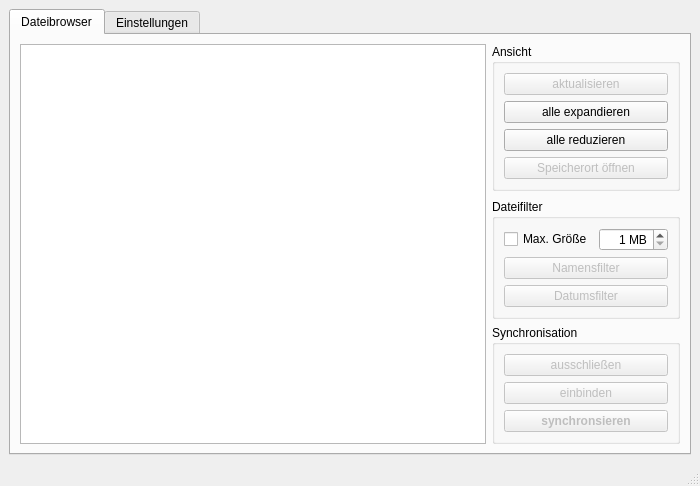
<?xml version="1.0" encoding="UTF-8"?>
<ui version="4.0">
 <class>Hauptfenster</class>
 <widget class="QMainWindow" name="Hauptfenster">
  <property name="geometry">
   <rect>
    <x>0</x>
    <y>0</y>
    <width>698</width>
    <height>480</height>
   </rect>
  </property>
  <property name="maximumSize">
   <size>
    <width>900</width>
    <height>16777215</height>
   </size>
  </property>
  <property name="windowTitle">
   <string>Sync-my-L²P</string>
  </property>
  <property name="windowIcon">
   <iconset resource="Icons.qrc">
    <normaloff>:/icons/magnifier.png</normaloff>:/icons/magnifier.png</iconset>
  </property>
  <widget class="QWidget" name="centralwidget">
   <layout class="QVBoxLayout" name="verticalLayout_2">
    <item>
     <widget class="QTabWidget" name="tabWidget">
      <property name="sizePolicy">
       <sizepolicy hsizetype="Expanding" vsizetype="Expanding">
        <horstretch>0</horstretch>
        <verstretch>0</verstretch>
       </sizepolicy>
      </property>
      <property name="currentIndex">
       <number>0</number>
      </property>
      <widget class="QWidget" name="Dateibrowser">
       <attribute name="icon">
        <iconset resource="Icons.qrc">
         <normaloff>:/icons/cupboard.png</normaloff>:/icons/cupboard.png</iconset>
       </attribute>
       <attribute name="title">
        <string>Dateibrowser</string>
       </attribute>
       <layout class="QHBoxLayout" name="horizontalLayout_3">
        <item>
         <widget class="QTreeView" name="treeView">
          <property name="sizePolicy">
           <sizepolicy hsizetype="MinimumExpanding" vsizetype="Expanding">
            <horstretch>0</horstretch>
            <verstretch>0</verstretch>
           </sizepolicy>
          </property>
          <property name="mouseTracking">
           <bool>true</bool>
          </property>
          <property name="contextMenuPolicy">
           <enum>Qt::CustomContextMenu</enum>
          </property>
          <property name="editTriggers">
           <set>QAbstractItemView::NoEditTriggers</set>
          </property>
          <property name="tabKeyNavigation">
           <bool>true</bool>
          </property>
          <property name="showDropIndicator" stdset="0">
           <bool>false</bool>
          </property>
          <property name="alternatingRowColors">
           <bool>true</bool>
          </property>
          <property name="selectionMode">
           <enum>QAbstractItemView::ExtendedSelection</enum>
          </property>
          <property name="uniformRowHeights">
           <bool>true</bool>
          </property>
          <property name="animated">
           <bool>true</bool>
          </property>
          <property name="wordWrap">
           <bool>true</bool>
          </property>
          <attribute name="headerVisible">
           <bool>false</bool>
          </attribute>
         </widget>
        </item>
        <item>
         <layout class="QVBoxLayout" name="verticalLayout_3">
          <item>
           <widget class="QGroupBox" name="AnsichtBox">
            <property name="sizePolicy">
             <sizepolicy hsizetype="Preferred" vsizetype="Maximum">
              <horstretch>0</horstretch>
              <verstretch>0</verstretch>
             </sizepolicy>
            </property>
            <property name="minimumSize">
             <size>
              <width>150</width>
              <height>0</height>
             </size>
            </property>
            <property name="title">
             <string>Ansicht</string>
            </property>
            <layout class="QVBoxLayout" name="verticalLayout_4">
             <item>
              <widget class="QPushButton" name="Aktualisieren">
               <property name="enabled">
                <bool>false</bool>
               </property>
               <property name="statusTip">
                <string>Aktualiseren aller Veranstaltungen und Dateien</string>
               </property>
               <property name="text">
                <string>aktualisieren</string>
               </property>
               <property name="icon">
                <iconset resource="Icons.qrc">
                 <normaloff>:/icons/refresh.png</normaloff>:/icons/refresh.png</iconset>
               </property>
              </widget>
             </item>
             <item>
              <widget class="QPushButton" name="expandButton">
               <property name="statusTip">
                <string>Expandieren aller Veranstaltungen und Ordner</string>
               </property>
               <property name="text">
                <string>alle expandieren</string>
               </property>
              </widget>
             </item>
             <item>
              <widget class="QPushButton" name="collapseButton">
               <property name="statusTip">
                <string>Rduzieren aller Veranstaltungen und Ordner</string>
               </property>
               <property name="text">
                <string>alle reduzieren</string>
               </property>
              </widget>
             </item>
             <item>
              <widget class="QPushButton" name="directoryOpen">
               <property name="enabled">
                <bool>false</bool>
               </property>
               <property name="sizePolicy">
                <sizepolicy hsizetype="Minimum" vsizetype="Fixed">
                 <horstretch>0</horstretch>
                 <verstretch>0</verstretch>
                </sizepolicy>
               </property>
               <property name="statusTip">
                <string>Öffnen des ausgewählten Downloadverzeichnisses</string>
               </property>
               <property name="text">
                <string>Speicherort öffnen</string>
               </property>
               <property name="icon">
                <iconset resource="Icons.qrc">
                 <normaloff>:/icons/drive</normaloff>:/icons/drive</iconset>
               </property>
              </widget>
             </item>
            </layout>
           </widget>
          </item>
          <item>
           <spacer name="verticalSpacer_2">
            <property name="orientation">
             <enum>Qt::Vertical</enum>
            </property>
            <property name="sizeType">
             <enum>QSizePolicy::Expanding</enum>
            </property>
            <property name="sizeHint" stdset="0">
             <size>
              <width>20</width>
              <height>20</height>
             </size>
            </property>
           </spacer>
          </item>
          <item>
           <widget class="QGroupBox" name="FilterBox">
            <property name="sizePolicy">
             <sizepolicy hsizetype="Preferred" vsizetype="Maximum">
              <horstretch>0</horstretch>
              <verstretch>0</verstretch>
             </sizepolicy>
            </property>
            <property name="title">
             <string>Dateifilter</string>
            </property>
            <layout class="QGridLayout" name="gridLayout_3">
             <item row="0" column="0">
              <widget class="QCheckBox" name="maxSizeCheckBox">
               <property name="statusTip">
                <string>Auswahl einer maximalen Dateigröße für runterzuladene Dateien</string>
               </property>
               <property name="text">
                <string>Max. Größe</string>
               </property>
              </widget>
             </item>
             <item row="1" column="0" colspan="2">
              <widget class="QPushButton" name="nameFilterButton">
               <property name="enabled">
                <bool>false</bool>
               </property>
               <property name="text">
                <string>Namensfilter</string>
               </property>
              </widget>
             </item>
             <item row="2" column="0" colspan="2">
              <widget class="QPushButton" name="dateFilterButton">
               <property name="enabled">
                <bool>false</bool>
               </property>
               <property name="text">
                <string>Datumsfilter</string>
               </property>
              </widget>
             </item>
             <item row="0" column="1">
              <widget class="QSpinBox" name="maxSizeBox">
               <property name="sizePolicy">
                <sizepolicy hsizetype="Maximum" vsizetype="Fixed">
                 <horstretch>0</horstretch>
                 <verstretch>0</verstretch>
                </sizepolicy>
               </property>
               <property name="alignment">
                <set>Qt::AlignRight|Qt::AlignTrailing|Qt::AlignVCenter</set>
               </property>
               <property name="accelerated">
                <bool>true</bool>
               </property>
               <property name="suffix">
                <string> MB</string>
               </property>
               <property name="minimum">
                <number>1</number>
               </property>
               <property name="maximum">
                <number>999</number>
               </property>
              </widget>
             </item>
            </layout>
           </widget>
          </item>
          <item>
           <widget class="QGroupBox" name="SynchronisierungBox">
            <property name="sizePolicy">
             <sizepolicy hsizetype="Preferred" vsizetype="Maximum">
              <horstretch>0</horstretch>
              <verstretch>0</verstretch>
             </sizepolicy>
            </property>
            <property name="minimumSize">
             <size>
              <width>150</width>
              <height>0</height>
             </size>
            </property>
            <property name="title">
             <string>Synchronisation</string>
            </property>
            <layout class="QVBoxLayout" name="verticalLayout_5">
             <item>
              <widget class="QPushButton" name="ausschliessen">
               <property name="enabled">
                <bool>false</bool>
               </property>
               <property name="statusTip">
                <string>Ausschließen aller ausgewählten Dateien aus der Synchronisation</string>
               </property>
               <property name="text">
                <string>ausschließen</string>
               </property>
               <property name="icon">
                <iconset resource="Icons.qrc">
                 <normaloff>:/icons/block.png</normaloff>:/icons/block.png</iconset>
               </property>
              </widget>
             </item>
             <item>
              <widget class="QPushButton" name="einbinden">
               <property name="enabled">
                <bool>false</bool>
               </property>
               <property name="statusTip">
                <string>Einbinden aller ausgewählten Dateien aus der Synchronisation</string>
               </property>
               <property name="text">
                <string>einbinden</string>
               </property>
               <property name="icon">
                <iconset resource="Icons.qrc">
                 <normaloff>:/icons/tick.png</normaloff>:/icons/tick.png</iconset>
               </property>
              </widget>
             </item>
             <item>
              <widget class="QPushButton" name="synchronisieren">
               <property name="enabled">
                <bool>false</bool>
               </property>
               <property name="font">
                <font>
                 <weight>75</weight>
                 <bold>true</bold>
                </font>
               </property>
               <property name="statusTip">
                <string>Starten der Synchronisation</string>
               </property>
               <property name="text">
                <string>synchronsieren</string>
               </property>
               <property name="icon">
                <iconset resource="Icons.qrc">
                 <normaloff>:/icons/download.png</normaloff>:/icons/download.png</iconset>
               </property>
              </widget>
             </item>
            </layout>
           </widget>
          </item>
         </layout>
        </item>
       </layout>
      </widget>
      <widget class="QWidget" name="Einstellungen">
       <property name="sizePolicy">
        <sizepolicy hsizetype="Preferred" vsizetype="Preferred">
         <horstretch>0</horstretch>
         <verstretch>0</verstretch>
        </sizepolicy>
       </property>
       <attribute name="icon">
        <iconset resource="Icons.qrc">
         <normaloff>:/icons/gear.png</normaloff>:/icons/gear.png</iconset>
       </attribute>
       <attribute name="title">
        <string>Einstellungen</string>
       </attribute>
       <layout class="QVBoxLayout" name="verticalLayout">
        <item>
         <widget class="QGroupBox" name="groupBox_2">
          <property name="sizePolicy">
           <sizepolicy hsizetype="Preferred" vsizetype="Maximum">
            <horstretch>0</horstretch>
            <verstretch>0</verstretch>
           </sizepolicy>
          </property>
          <property name="title">
           <string>Login</string>
          </property>
          <layout class="QGridLayout" name="gridLayout">
           <item row="0" column="0">
            <widget class="QLineEdit" name="BenutzernameFeld">
             <property name="minimumSize">
              <size>
               <width>315</width>
               <height>30</height>
              </size>
             </property>
             <property name="font">
              <font>
               <weight>75</weight>
               <bold>true</bold>
              </font>
             </property>
             <property name="alignment">
              <set>Qt::AlignCenter</set>
             </property>
             <property name="placeholderText">
              <string>Benutzername</string>
             </property>
            </widget>
           </item>
           <item row="0" column="1">
            <widget class="QLineEdit" name="PasswortFeld">
             <property name="minimumSize">
              <size>
               <width>315</width>
               <height>30</height>
              </size>
             </property>
             <property name="font">
              <font>
               <weight>75</weight>
               <bold>true</bold>
              </font>
             </property>
             <property name="echoMode">
              <enum>QLineEdit::Password</enum>
             </property>
             <property name="cursorPosition">
              <number>0</number>
             </property>
             <property name="alignment">
              <set>Qt::AlignCenter</set>
             </property>
             <property name="placeholderText">
              <string>Passwort</string>
             </property>
            </widget>
           </item>
           <item row="3" column="1">
            <layout class="QHBoxLayout" name="horizontalLayout">
             <item>
              <spacer name="horizontalSpacer">
               <property name="orientation">
                <enum>Qt::Horizontal</enum>
               </property>
               <property name="sizeHint" stdset="0">
                <size>
                 <width>0</width>
                 <height>0</height>
                </size>
               </property>
              </spacer>
             </item>
             <item>
              <widget class="QCheckBox" name="DatenSpeichern">
               <property name="enabled">
                <bool>false</bool>
               </property>
               <property name="sizePolicy">
                <sizepolicy hsizetype="Maximum" vsizetype="Fixed">
                 <horstretch>0</horstretch>
                 <verstretch>0</verstretch>
                </sizepolicy>
               </property>
               <property name="statusTip">
                <string>Speichern der Logindaten auf dem Computer</string>
               </property>
               <property name="text">
                <string>Logindaten speichern</string>
               </property>
              </widget>
             </item>
            </layout>
           </item>
           <item row="3" column="0">
            <widget class="QPushButton" name="Login">
             <property name="sizePolicy">
              <sizepolicy hsizetype="Maximum" vsizetype="Fixed">
               <horstretch>0</horstretch>
               <verstretch>0</verstretch>
              </sizepolicy>
             </property>
             <property name="font">
              <font>
               <weight>75</weight>
               <bold>true</bold>
              </font>
             </property>
             <property name="statusTip">
              <string>Start des Einlogvorgangs</string>
             </property>
             <property name="text">
              <string>Login</string>
             </property>
             <property name="icon">
              <iconset resource="Icons.qrc">
               <normaloff>:/icons/lock.png</normaloff>:/icons/lock.png</iconset>
             </property>
            </widget>
           </item>
          </layout>
         </widget>
        </item>
        <item>
         <widget class="QGroupBox" name="VerzeichnisBox">
          <property name="sizePolicy">
           <sizepolicy hsizetype="Preferred" vsizetype="Maximum">
            <horstretch>0</horstretch>
            <verstretch>0</verstretch>
           </sizepolicy>
          </property>
          <property name="title">
           <string>Downloadverzeichnis</string>
          </property>
          <layout class="QHBoxLayout" name="horizontalLayout_2">
           <item>
            <widget class="QLineEdit" name="VerzeichnisFeld">
             <property name="sizePolicy">
              <sizepolicy hsizetype="MinimumExpanding" vsizetype="Fixed">
               <horstretch>0</horstretch>
               <verstretch>0</verstretch>
              </sizepolicy>
             </property>
             <property name="minimumSize">
              <size>
               <width>0</width>
               <height>30</height>
              </size>
             </property>
             <property name="font">
              <font>
               <weight>75</weight>
               <bold>true</bold>
              </font>
             </property>
             <property name="alignment">
              <set>Qt::AlignCenter</set>
             </property>
             <property name="readOnly">
              <bool>true</bool>
             </property>
             <property name="placeholderText">
              <string>Downloadverzeichnis</string>
             </property>
            </widget>
           </item>
           <item>
            <widget class="QToolButton" name="directoryButton">
             <property name="sizePolicy">
              <sizepolicy hsizetype="Minimum" vsizetype="Preferred">
               <horstretch>0</horstretch>
               <verstretch>0</verstretch>
              </sizepolicy>
             </property>
             <property name="text">
              <string>...</string>
             </property>
            </widget>
           </item>
          </layout>
         </widget>
        </item>
        <item>
         <widget class="QGroupBox" name="OptionenBox">
          <property name="sizePolicy">
           <sizepolicy hsizetype="Preferred" vsizetype="Maximum">
            <horstretch>0</horstretch>
            <verstretch>0</verstretch>
           </sizepolicy>
          </property>
          <property name="title">
           <string>Optionen</string>
          </property>
          <layout class="QGridLayout" name="gridLayout_2">
           <item row="0" column="0">
            <widget class="QCheckBox" name="documentsCheck">
             <property name="statusTip">
              <string>Einschließen von &quot;Dokumente&quot; in die Synchronisation</string>
             </property>
             <property name="text">
              <string>&quot;Dokumente&quot; durchsuchen</string>
             </property>
             <property name="checked">
              <bool>true</bool>
             </property>
            </widget>
           </item>
           <item row="2" column="0">
            <widget class="QCheckBox" name="structeredDocumentsCheck">
             <property name="statusTip">
              <string>Einschließen von &quot;Strukturiete Materialien&quot; in die Synchronisation</string>
             </property>
             <property name="text">
              <string>&quot;Strukturierte Materialien&quot; durchsuchen</string>
             </property>
             <property name="checked">
              <bool>true</bool>
             </property>
            </widget>
           </item>
           <item row="3" column="0">
            <widget class="QCheckBox" name="exercisesCheck">
             <property name="statusTip">
              <string>Einschließen von &quot;Übungen&quot; in die Synchronisation</string>
             </property>
             <property name="text">
              <string>&quot;Übungen&quot; durchsuchen</string>
             </property>
             <property name="checked">
              <bool>true</bool>
             </property>
            </widget>
           </item>
           <item row="0" column="1">
            <widget class="QCheckBox" name="alteSemesterCheck">
             <property name="statusTip">
              <string>Durchsuchen der vergangen Semester</string>
             </property>
             <property name="text">
              <string>frühere Semester durchsuchen</string>
             </property>
            </widget>
           </item>
           <item row="2" column="1">
            <widget class="QCheckBox" name="AutoLogin">
             <property name="enabled">
              <bool>false</bool>
             </property>
             <property name="sizePolicy">
              <sizepolicy hsizetype="Minimum" vsizetype="Fixed">
               <horstretch>0</horstretch>
               <verstretch>0</verstretch>
              </sizepolicy>
             </property>
             <property name="statusTip">
              <string>Automatischer Loginversuch beim Programmstart</string>
             </property>
             <property name="text">
              <string>Login beim Programstart</string>
             </property>
            </widget>
           </item>
           <item row="3" column="1">
            <widget class="QCheckBox" name="autoSyncCheck">
             <property name="enabled">
              <bool>false</bool>
             </property>
             <property name="statusTip">
              <string>Automatische Synchronisation beim Programmstart</string>
             </property>
             <property name="text">
              <string>Synchronisation beim Programmstart</string>
             </property>
            </widget>
           </item>
          </layout>
         </widget>
        </item>
        <item>
         <spacer name="verticalSpacer">
          <property name="orientation">
           <enum>Qt::Vertical</enum>
          </property>
          <property name="sizeType">
           <enum>QSizePolicy::MinimumExpanding</enum>
          </property>
          <property name="sizeHint" stdset="0">
           <size>
            <width>0</width>
            <height>0</height>
           </size>
          </property>
         </spacer>
        </item>
       </layout>
      </widget>
     </widget>
    </item>
   </layout>
  </widget>
  <widget class="QStatusBar" name="statusBar"/>
 </widget>
 <resources>
  <include location="Icons.qrc"/>
 </resources>
 <connections/>
</ui>
